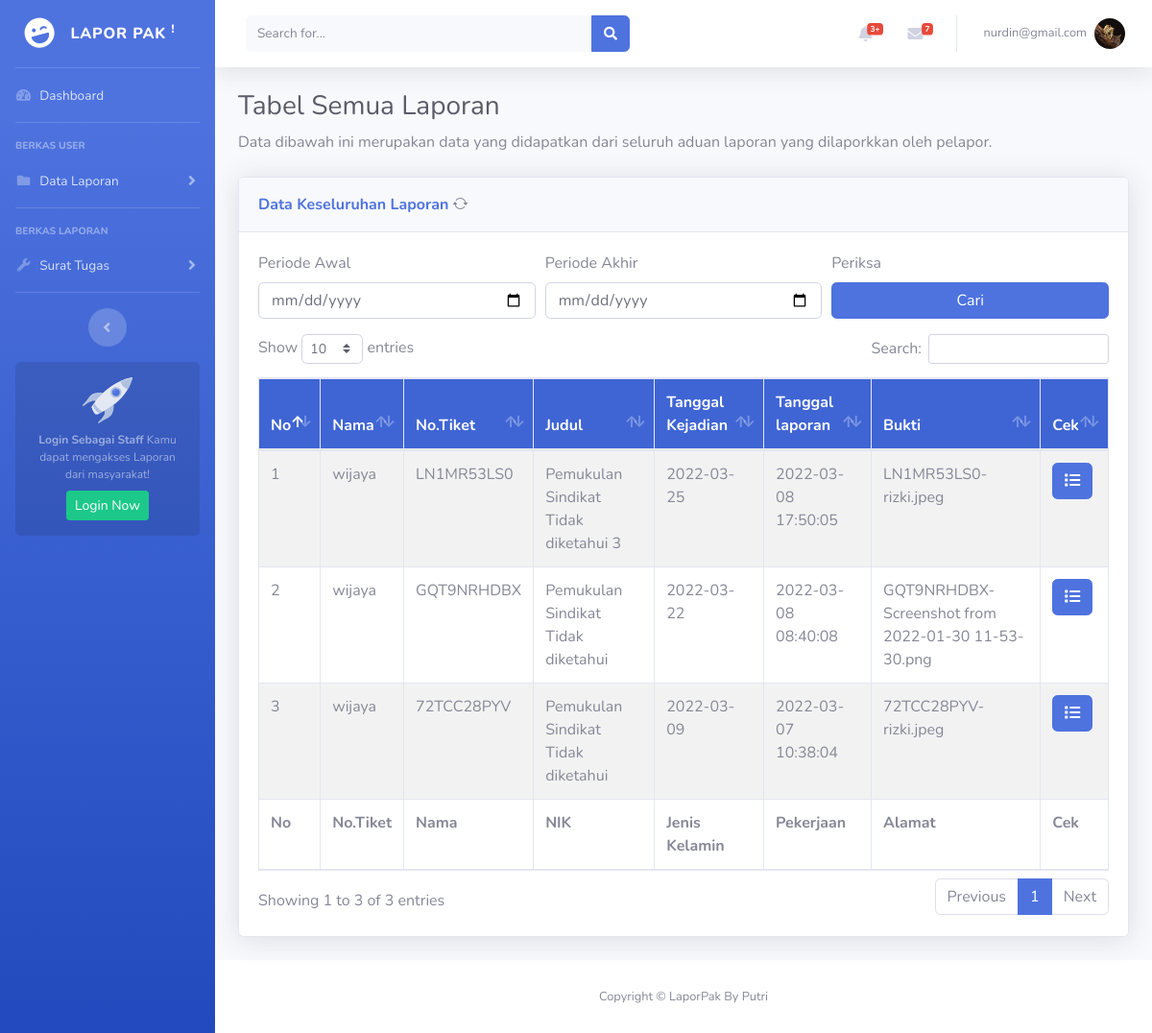
The app's page /staff/kerja-diterima.php (signed in) with its own data.
### tables this page shows
CREATE TABLE `detail_laporan` (
  `id_detail_laporan` int(11) NOT NULL,
  `id_klasifikasi` int(11) DEFAULT NULL,
  `no_tiket` varchar(300) DEFAULT NULL,
  `judul_laporan` text DEFAULT NULL,
  `isi_laporan` text DEFAULT NULL,
  `id_user` int(11) DEFAULT NULL,
  `tanggal_kejadian` date DEFAULT NULL,
  `lokasi_kejadian` text DEFAULT NULL,
  `tanggal` datetime DEFAULT current_timestamp(),
  `saksi` varchar(100) DEFAULT NULL,
  `lampiran_bukti` text DEFAULT NULL
);

CREATE TABLE `user` (
  `id_user` int(11) NOT NULL,
  `email` varchar(100) NOT NULL,
  `nama` varchar(100) DEFAULT NULL,
  `jenis_kelamin` varchar(100) DEFAULT NULL,
  `nik` varchar(200) DEFAULT NULL,
  `alamat` text DEFAULT NULL,
  `tmp_lahir` varchar(300) DEFAULT NULL,
  `tgl_lahir` date DEFAULT NULL,
  `no_tlp` varchar(15) DEFAULT NULL,
  `agama` varchar(100) DEFAULT NULL,
  `pekerjaan` varchar(100) DEFAULT NULL,
  `foto` varchar(300) DEFAULT NULL
);

CREATE TABLE `cek_berkas` (
  `id_cek` int(11) NOT NULL,
  `no_tiket` varchar(100) DEFAULT NULL,
  `cek_id` varchar(100) DEFAULT NULL,
  `tgl_cek_id` date DEFAULT NULL,
  `cek_berkas` varchar(100) DEFAULT NULL,
  `tgl_cek_berkas` date DEFAULT NULL,
  `cek_laporan` varchar(100) DEFAULT NULL,
  `tgl_cek_laporan` date DEFAULT NULL,
  `keterangan_cek` text DEFAULT NULL
);

### staff/kerja-diterima.php (the view)
<?php
$page = "semua";
include 'header.php';
?>
<div class="container-fluid">
    <h1 class="h3 mb-2 text-gray-800">Tabel Semua Laporan</h1>
    <p class="mb-4">Data dibawah ini merupakan data yang didapatkan dari seluruh aduan laporan yang dilaporkkan oleh pelapor.</p>
    <div class="card shadow mb-4">
        <div class="card-header py-3">
            <a class="form-row d-flex justify-left">
                <a href="laporan-semua.php" class="m-0 font-weight-bold text-primary wa-20 ">Data Keseluruhan Laporan</a>
                <i class="bi bi-arrow-repeat"></i>
            </a>
        </div>
        <div class="card-body">
            <div class="table-responsive table-striped">
                <form action="laporan-semua.php" method="get">
                    <div class="form-row">
                        <div class="form-group col-sm-4">
                            <label for="p_awal">Periode Awal</label>
                            <input type="date" class="form-control" name="p_awal" id="p_awal">
                        </div>
                        <div class="form-group col-sm-4">
                            <label for="p_akhir">Periode Akhir</label>
                            <input type="date" class="form-control" name="p_akhir" id="p_akhir">
                        </div>
                        <div class="form-group col-sm-4">
                            <label for="p_akhir">Periksa</label>
                            <input class="btn btn-primary btn-block  " name="mencari " type="submit" value="Cari">
                        </div>
                </form>
            </div>
            <table class="table table-bordered" id="dataTable" width="100%" cellspacing="0">
                <thead style="background-color: #3f65d4; color: #FFFFFF;">
                    <tr>
                        <th>No</th>
                        <th>Nama</th>
                        <th>No.Tiket</th>
                        <th>Judul</th>
                        <th>Tanggal Kejadian</th>
                        <th>Tanggal laporan</th>
                        <th>Bukti</th>
                        <th>Cek</th>
                    </tr>
                <tfoot>
                    <tr>
                        <th>No</th>
                        <th>No.Tiket</th>
                        <th>Nama</th>
                        <th>NIK</th>
                        <th>Jenis Kelamin</th>
                        <th>Pekerjaan</th>
                        <th>Alamat</th>
                        <th>Cek</th>
                    </tr>
                </tfoot>
                <tbody>
                    <?php
                    include "../koneksi.php";
                    if (isset($_GET['p_awal']) && isset($_GET['p_akhir'])) {
                        $query = mysqli_query($konek, "SELECT * FROM detail_laporan WHERE tanggal BETWEEN '" . $_GET['p_awal'] . "' and '" . $_GET['p_akhir'] . "'") or die("SQL Anda Salah");
                    } else {
                        $sql = "SELECT d.*, u.*, cb.* FROM detail_laporan d JOIN user u join cek_berkas cb WHERE d.id_user = u.id_user and d.no_tiket=cb.no_tiket and cb.cek_id=1 and cb.cek_berkas=1 AND cb.cek_laporan=1 group by d.id_detail_laporan DESC";
                        $query = mysqli_query($konek, $sql) or die("SQL Anda Salah");
                    }
                    $nomor = 0;
                    while ($data = mysqli_fetch_array($query)) {
                        $nomor++;
                    ?>
                        <tr>
                            <td><?= $nomor ?></td>
                            <td><?= $data['nama'] ?></td>
                            <td><?= $data['no_tiket'] ?></td>
                            <td><?= $data['judul_laporan'] ?></td>
                            <td><?= $data['tanggal_kejadian'] ?></td>
                            <td><?= $data['tanggal'] ?></td>
                            <td><?= $data['lampiran_bukti'] ?></td>
                            <td><a align='center' href='form-update-laporan.php?no_tiket=<?php echo $data['no_tiket']; ?>' class='btn btn-primary '><i class="fas fa-list"></i></a>
                            </td>
                        </tr>
                    <?php } ?>
                </tbody>
            </table>
        </div>
    </div>
</div>
</div>
</div>
<?php
include 'footer.php';
?>

### staff/header.php (shortened to what this page needs)
<?php
$email = $_SESSION['email'];
$foto = $_SESSION['foto'];
?>
<!DOCTYPE html>
<html lang="en">
<head>
    <link href="../Boostrap/boostrap/vendor/fontawesome-free/css/all.min.css" rel="stylesheet" type="text/css">
    <link rel="stylesheet" href="https://cdn.jsdelivr.net/npm/bootstrap-icons@1.7.0/font/bootstrap-icons.css">
    <link href="../Boostrap/boostrap/css/sb-admin-2.min.css" rel="stylesheet">
    <link href="../Boostrap/boostrap/vendor/datatables/dataTables.bootstrap4.min.css" rel="stylesheet">
</head>
<body id="page-top">
    <div id="wrapper">
        <ul class="navbar-nav bg-gradient-primary sidebar sidebar-dark accordion" id="accordionSidebar">
            <a class="sidebar-brand d-flex align-items-center justify-content-center" href="main.php">
                <div class="sidebar-brand-icon rotate-n-15">
                    <i class="fas fa-laugh-wink"></i>
                </div>
                <div class="sidebar-brand-text mx-3">LAPOR PAK <sup>!</sup></div>
            </a>
            <hr class="sidebar-divider my-0">
            <li class="nav-item <?php if ($page == "index") echo "active"; ?>">
                <a class="nav-link" href="index.php">
                    <i class="fas fa-fw fa-tachometer-alt"></i>
                    <span>Dashboard</span></a>
            </li>
            <hr class="sidebar-divider">
            <div class="sidebar-heading">
                Berkas User
            </div>
            <li class="nav-item <?php if ($page == "masuk") {
                                    echo "active";
                                } elseif ($page == "selesai") {
                                    echo "active";
                                } elseif ($page == "diterima") {
                                    echo "active";
                                } elseif ($page == "ditolak") {
                                    echo "active";
                                } elseif ($page == "verifikasi") {
                                    echo "active";
                                } elseif ($page == "blmdiverifikasi") {
                                    echo "active";
                                } else {
                                    echo "";
                                } ?>">
                <a class="nav-link collapsed" data-toggle="collapse" data-target="#collapsePages" aria-expanded="true" aria-controls="collapsePages">
                    <i class="fas fa-fw fa-folder"></i>
                    <span>Data Laporan</span>
                </a>
            </li>
            <hr class="sidebar-divider">
            <div class="sidebar-heading">
                Berkas Laporan
            </div>
            <li class="nav-item <?php if ($page == "tugas") echo "active"; ?>">
                <a class="nav-link collapsed" href="#" data-toggle="collapse" data-target="#collapseUtilities" aria-expanded="true" aria-controls="collapseUtilities">
                    <i class="fas fa-fw fa-wrench"></i>
                    <span>Surat Tugas</span>
                </a>
            </li>
            <hr class="sidebar-divider d-none d-md-block">
            <div class="text-center d-none d-md-inline">
                <button class="rounded-circle border-0" id="sidebarToggle"></button>
            </div>
            <div class="sidebar-card d-none d-lg-flex">
                <img class="sidebar-card-illustration mb-2" src="img/undraw_rocket.svg" alt="...">
                <p class="text-center mb-2"><strong>Login Sebagai Staff</strong> Kamu dapat mengakses Laporan dari
                    masyarakat!</p>
                <a class="btn btn-success btn-sm" href="index.php">Login Now</a>
            </div>
        </ul>
        <div id="content-wrapper" class="d-flex flex-column">
            <div id="content">
                <nav class="navbar navbar-expand navbar-light bg-white topbar mb-4 static-top shadow">
                    <form class="d-none d-sm-inline-block form-inline mr-auto ml-md-3 my-2 my-md-0 mw-100 navbar-search">
                        <div class="input-group">
                            <input type="text" class="form-control bg-light border-0 small" placeholder="Search for..." aria-label="Search" aria-describedby="basic-addon2">
                            <div class="input-group-append">
                                <button class="btn btn-primary" type="button">
                                    <i class="fas fa-search fa-sm"></i>
                                </button>
                            </div>
                        </div>
                    </form>
                    <ul class="navbar-nav ml-auto">
                        <li class="nav-item dropdown no-arrow mx-1">
                            <a class="nav-link dropdown-toggle" href="#" id="alertsDropdown" role="button" data-toggle="dropdown" aria-haspopup="true" aria-expanded="false">
                                <i class="fas fa-bell fa-fw"></i>
                                <span class="badge badge-danger badge-counter">3+</span>
                            </a>
                        </li>
                        <li class="nav-item dropdown no-arrow mx-1">
                            <a class="nav-link dropdown-toggle" href="#" id="messagesDropdown" role="button" data-toggle="dropdown" aria-haspopup="true" aria-expanded="false">
                                <i class="fas fa-envelope fa-fw"></i>
                                <span class="badge badge-danger badge-counter">7</span>
                            </a>
                        </li>
                        <li class="nav-item dropdown no-arrow">
                            <a class="nav-link dropdown-toggle" href="#" id="userDropdown" role="button" data-toggle="dropdown" aria-haspopup="true" aria-expanded="false">
                                <span class="mr-2 d-none d-lg-inline text-gray-600 small"><?= $email ?></span>
                                <img class="img-profile rounded-circle" src="../assets/img/foto/<?= $foto ?>">
                            </a>
                        </li>
                    </ul>
                </nav>

### staff/footer.php (shortened to what this page needs)
<footer class="sticky-footer bg-white">
    <div class="container my-auto">
        <div class="copyright text-center my-auto">
            <span>Copyright &copy; LaporPak By Putri</span>
        </div>
    </div>
</footer>
</div>
</body>
</html>

### records on screen
detail_laporan: id_user.nama "wijaya", cek_berkas.no_tiket "LN1MR53LS0", judul_laporan "Pemukulan Sindikat Tidak diketahui 3", tanggal_kejadian "2022-03-25", tanggal "2022-03-08 17:50:05", lampiran_bukti "LN1MR53LS0-rizki.jpeg"
detail_laporan: id_user.nama "wijaya", cek_berkas.no_tiket "GQT9NRHDBX", judul_laporan "Pemukulan Sindikat Tidak diketahui", tanggal_kejadian "2022-03-22", tanggal "2022-03-08 08:40:08", lampiran_bukti "GQT9NRHDBX-Screenshot from 2022-01-30 11-53-30.png"
detail_laporan: id_user.nama "wijaya", cek_berkas.no_tiket "72TCC28PYV", judul_laporan "Pemukulan Sindikat Tidak diketahui", tanggal_kejadian "2022-03-09", tanggal "2022-03-07 10:38:04", lampiran_bukti "72TCC28PYV-rizki.jpeg"

### other values on screen
$email "nurdin@gmail.com"
